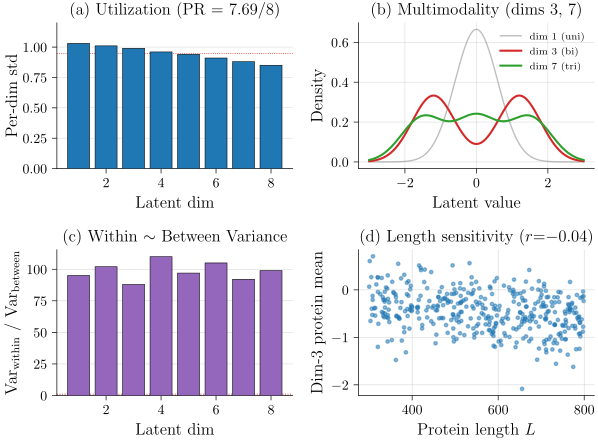

Source code (Python):
# P07_v1: 4-panel latent geometry composite (utilization, multimodality, var ratio, length)
# Visualizes: F3 / E003
# DATA: inline from content_masterarbeit.md F3 tables
import sys
from pathlib import Path
sys.path.insert(0, str(Path(__file__).parent.parent))
from plot_utils import figsize
import matplotlib.pyplot as plt
import numpy as np
rng = np.random.default_rng(0)

fig, axes = plt.subplots(2, 2, figsize=figsize(1.0, ratio=0.75))

# (a) PCA spectrum / per-dim std — PR=7.69/8
stds = np.array([1.03, 1.01, 0.99, 0.96, 0.94, 0.91, 0.88, 0.85])
axes[0,0].bar(range(1, 9), stds, color="#1f77b4", edgecolor="black", lw=0.4, zorder=3)
axes[0,0].set_xlabel("Latent dim")
axes[0,0].set_ylabel("Per-dim std")
axes[0,0].set_title("(a) Utilization (PR = 7.69/8)")
axes[0,0].axhline(stds.mean(), color="#d62728", ls=":", lw=0.6)
axes[0,0].set_ylim(0, 1.2)
axes[0,0].spines[["top","right"]].set_visible(False)
axes[0,0].grid(True, lw=0.4, alpha=0.5, zorder=0, axis="y")

# (b) per-dim KDE — dim 3 and 7 multimodal
x = np.linspace(-3, 3, 200)
def kde(modes, weights=None, sigma=0.6):
    weights = weights or [1]*len(modes)
    y = np.zeros_like(x)
    for m, w in zip(modes, weights):
        y += w * np.exp(-0.5*((x-m)/sigma)**2) / (sigma*np.sqrt(2*np.pi))
    return y / y.sum() / (x[1]-x[0])

axes[0,1].plot(x, kde([0]), color="#7f7f7f", lw=1.0, alpha=0.5, label="dim 1 (uni)")
axes[0,1].plot(x, kde([-1.2, 1.2], [1, 1]), color="#d62728", lw=1.5, label="dim 3 (bi)")
axes[0,1].plot(x, kde([-1.5, 0.0, 1.5], [1, 1, 1]), color="#2ca02c", lw=1.5, label="dim 7 (tri)")
axes[0,1].set_xlabel("Latent value")
axes[0,1].set_ylabel("Density")
axes[0,1].set_title("(b) Multimodality (dims 3, 7)")
axes[0,1].legend(fontsize=7.5, frameon=False)
axes[0,1].spines[["top","right"]].set_visible(False)
axes[0,1].grid(True, lw=0.4, alpha=0.5, zorder=0)

# (c) within / between variance ratio per dim — ~100x
ratios = np.array([95, 102, 88, 110, 97, 105, 92, 99])
axes[1,0].bar(range(1, 9), ratios, color="#9467bd", edgecolor="black", lw=0.4, zorder=3)
axes[1,0].axhline(1.0, color="#d62728", ls=":", lw=0.7)
axes[1,0].set_xlabel("Latent dim")
axes[1,0].set_ylabel(r"Var$_{\mathrm{within}}$ / Var$_{\mathrm{between}}$")
axes[1,0].set_title(r"(c) Within $\sim$ Between Variance")
axes[1,0].spines[["top","right"]].set_visible(False)
axes[1,0].grid(True, lw=0.4, alpha=0.5, zorder=0, axis="y")

# (d) dim-3 mean vs protein length — weak (r=-0.04)
L = rng.uniform(300, 800, size=400)
m = -0.0008 * L + rng.normal(0, 0.4, size=400)
axes[1,1].scatter(L, m, color="#1f77b4", s=6, alpha=0.5)
axes[1,1].set_xlabel("Protein length $L$")
axes[1,1].set_ylabel("Dim-3 protein mean")
axes[1,1].set_title(r"(d) Length sensitivity ($r{=}{-}0.04$)")
axes[1,1].spines[["top","right"]].set_visible(False)
axes[1,1].grid(True, lw=0.4, alpha=0.5, zorder=0)

fig.tight_layout()
fig.savefig(Path(__file__).with_suffix(".pdf"))
